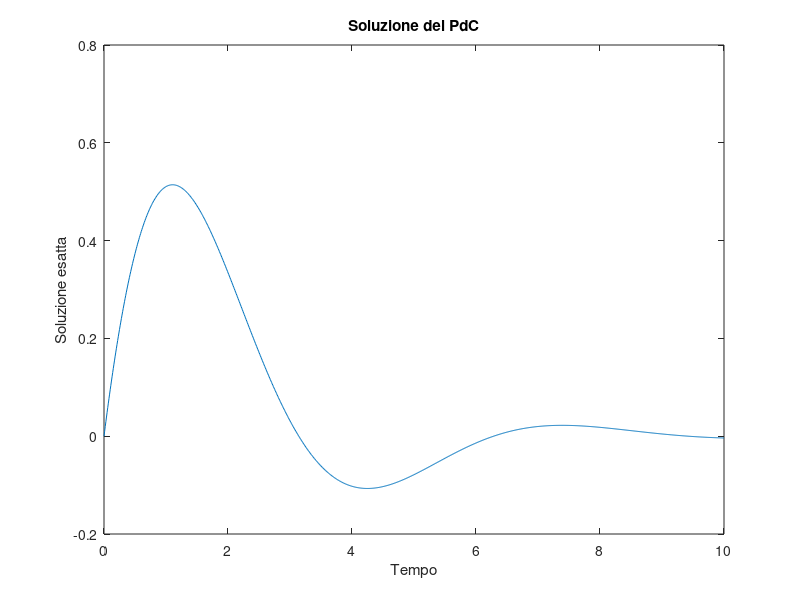

Reproduce this figure in MATLAB. (Note: this script raises an error after producing the figure.)
% Lab 7 Es 1

% Problema di Caucy
f_t_y = @(t,y) cos(t).*exp((-t)./2)-0.5.*y;
df_y = @(t,y) -1/2;
y0=0; % Condizione al contorno
t=linspace(0,10,1000); % Intervallo

%1
sol_esatta = @(t) sin(t).*exp(-t./2);
y_esatta = sol_esatta(t);
figure(1)
plot(t,y_esatta)
xlabel('Tempo')
ylabel('Soluzione esatta')
title('Soluzione del PdC')
hold on

%3
h=0.5; % passo di discretizzazione

[t_hea,EA]=eulero_avanti(f_t_y,t(end),y0,h);
[t_hei,EI]=eulero_indietro(f_t_y,df_y,t(end),y0,h);
[t_hcn,CN]=crank_nicolson(f_t_y,df_y,t(end),y0,h);

figure(2)
plot(t_hea,EA,'bo-',t_hei,EI,'ro-',t_hcn,CN,'go-',t,y_esatta,'k')
legend('Eulero avanti','Eulero indietro','Crank-Nicolson')

%4
h=[0.4, 0.2, 0.1, 0.05, 0.025, 0.0125];
n=length(h);
% ea=zeros(1,n);
% ei=zeros(1,n);
% cn=zeros(1,n);

err_EA=zeros(1,n);
err_EI=zeros(1,n);
err_CN=zeros(1,n);

for i=1:n
    [tea,ea]=eulero_avanti(f_t_y,t(end),y0,h(i));
    err_EA = max(abs(ea - sol_esatta(tea)));
    
    [tei,ei]=eulero_indietro(f_t_y,df_y,t(end),y0,h(i));
    err_EI = max(abs(ei - sol_esatta(tei)));
    
    [tcn,cn]=crank_nicolson(f_t_y,df_y,t(end),y0,h(i));
    err_CN = max(abs(cn - sol_esatta(tcn)));
end

figure(3)
loglog(h,err_EA,h,err_EI,h,err_CN,h,h,h,h.^2)
xlabel('Passo di discretizzazione')
ylabel('Errore')
legend('Eulero Avanti','Eulero Indietro','Crank Nicolson','h','h^2')
